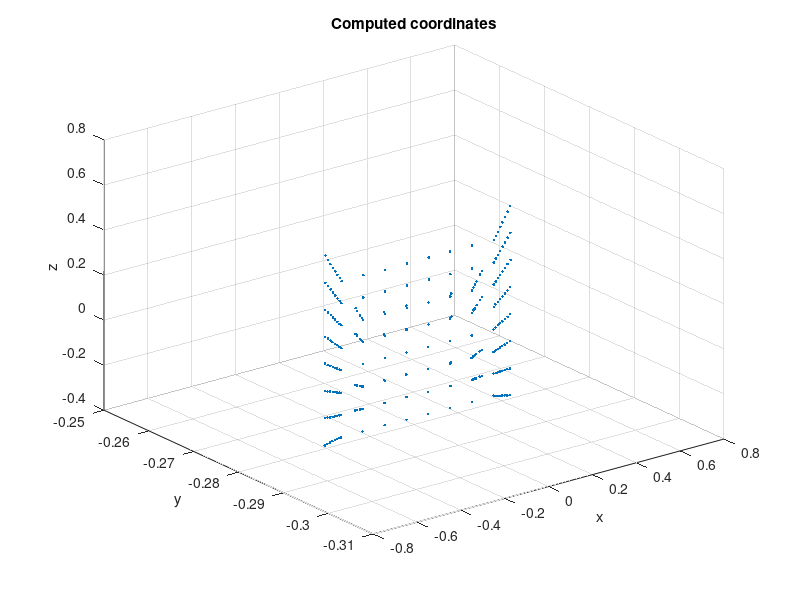
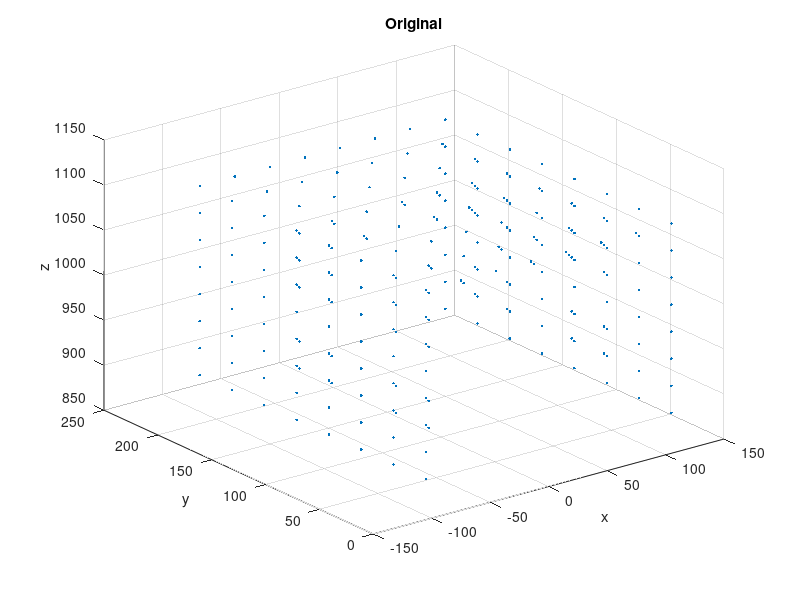

MATLAB code to generate these figures, in order:
function [] = taskc()
    clc;
    close all;
%     load HouseTallBasler64;
    load affrec3;
    m = size(W,1)/2;
    n = size(W,2);
     t = mean(W, 2);
     W = W - repmat(t, 1, size(W, 2));
     s = W.^2;
     s = s(1:m, :) + s(m+1:2*m, :);
     s = mean(s, 2);
     s = sqrt(s) / sqrt(2);
     W = W ./ repmat(s, 2, size(W, 2));

    U = W(1:m, :);
    V = W(m+1:end, :);
    for j=1:n
        for i=1:m
            x(i*3-2, j) = U(i, j);
            x(i*3-1, j) = V(i, j);
            x(i*3  , j) = 1;
        end
    end

    [P, S, T] = fsvd(x);
    figure(1);
    plot3(S(1, :), S(2,:), S(3,:),'.');
%         plot3(S(1, :)./S(4,:), S(2,:)./S(4,:), S(3,:)./S(4,:),'*');
    grid on;
    title('Computed coordinates');
    xlabel('x'); 
    ylabel('y'); 
    zlabel('z');
    figure(2);
    plot3(X(1, :), X(2,:), X(3,:),'.');
    grid on;
    title('Original');
    xlabel('x'); 
    ylabel('y'); 
    zlabel('z');
end


function [Ps,Xs,cond,xs] = fsvd(xs)
    m = size(xs,1)/3;
    n = size(xs,2);

    lambda = ones(m,n);
    
    for it = 1:2
      for p = 1:n
        lp = lambda(:,p);
        lambda(:,p) = lp/norm(lp);
      end
      for i = 1:m
        li = lambda(i,:);
        lambda(i,:) = li/norm(li);
      end
    end

    for i = 1:m
      for p = 1:n
        xs(3*i-2:3*i,p) = lambda(i,p)*xs(3*i-2:3*i,p);
      end
    end
    [U,S,V] = svd(xs);
    S = S/S(1,1);
    cond = [S(4,4),S(5,5)];
    Ps = fliplr(U(:,1:4));  
    Xs = (5*S(1:4,1:4)*V(:,1:4)');
end
